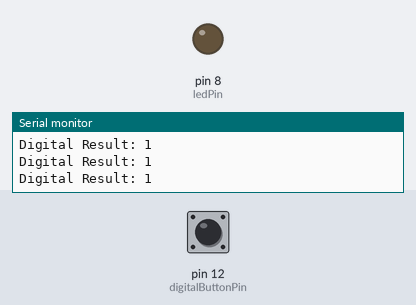
The sketch below on a simulated Arduino Uno, built with avr-gcc and run on an emulated ATmega328P. On the bench: output pins drawn as LEDs (lit = HIGH), the last lines printed to the serial monitor. Inputs (shaded band) come from the test bench; at power-on: pin 12 (digitalButtonPin) HIGH.

Above: at 1.8 s.
1.9 s: pin 12 (digitalButtonPin) pulled LOW for 0.6 s
At 2.4 s:
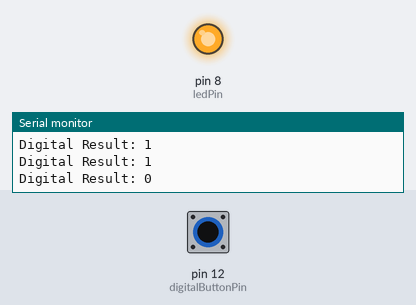
4.0 s: pin 12 (digitalButtonPin) pulled LOW for 3.2 s
At 8.4 s:
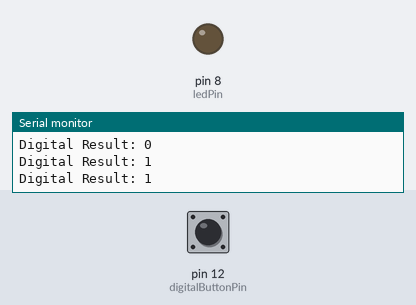
Timing chart, 0 to 9.9 s (numbered marks = the images above; inputs shaded):
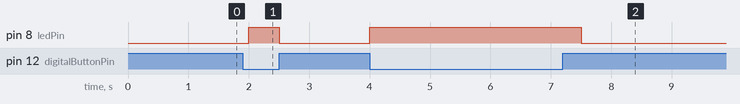

Measured:
- after the input at 1.9 s, pin 8 (ledPin): LOW → HIGH after 0.10 s, → LOW 0.50 s later
- after the input at 4.0 s, pin 8 (ledPin): LOW → HIGH at once, → LOW 3.5 s later

The sketch:

Buttons.ino
```cpp
int ledPin = 8;

int digitalButtonPin = 12;
int digitalButtonRead;

int delayTime = 500;

void setup() {
  Serial.begin(9600);
  pinMode(ledPin, OUTPUT);
  pinMode(digitalButtonPin, INPUT);
}

void loop() {
  digitalButtonRead = digitalRead(digitalButtonPin);

  Serial.print("Digital Result: ");
  Serial.println(digitalButtonRead);

  if (digitalButtonRead == 0)
  {
    digitalWrite(ledPin, HIGH);
  }
  else
  {
    digitalWrite(ledPin, LOW);
  }

  delay(delayTime);
}
```
